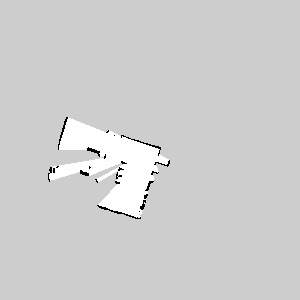
#> input picture src/slam/images/map.pgm, 300 x 300 px
$ python map_similarity_calibration_click.py --input images/map.pgm
#> lines starting #> are read from the running program, lines starting #| are printed output that depends on the picture; after the words box and inside, x2 and y2 are one past the last pixel; in counts of white or black regions, pixels touching at a corner belong together
#> in main, image is the input picture: shape (300, 300); min 0, max 254, mean 206.6
#!/usr/bin/env python3
"""
map_similarity_calibration_click.py

Calibra un mapa SLAM usando rototraslación con escala uniforme.

Este enfoque está pensado para mapas generados por SLAM que ya tienen vista superior.
No usa homografía ni fuerza 4 puntos manuales, para evitar deformaciones.

Clicks necesarios:
    1) origin_0_0:
       esquina física elegida como (0.0, 0.0)

    2) x_axis_end:
       punto sobre el eje X positivo, correspondiente a (track_width_m, 0.0)
       Por default: (4.84, 0.0)

    3) y_side_hint:
       cualquier punto hacia el lado donde debe crecer Y positivo.
       No tiene que ser esquina exacta; solo indica hacia qué lado construir el rectángulo.

El script:
- Calcula escala uniforme px/m.
- Calcula ejes ortogonales X/Y.
- Construye un rectángulo ideal de 4.84 x 3.67 m.
- Recorta la imagen tomando el rectángulo principal + margen en metros.
- Guarda YAML de calibración.
- Guarda imagen preview anotada.
- Guarda imagen recortada.

Uso:
    python3 map_similarity_calibration_click.py \
        --input src/slam/images/map_oriented.png \
        --output-yaml src/slam/config/map_similarity_calibration.yaml \
        --output-image src/slam/images/map_similarity_preview.png \
        --output-crop src/slam/images/map_similarity_crop.png \
        --margin-m 1.0

Controles:
    u -> deshacer último punto
    r -> reiniciar puntos
    s -> guardar calibración y recorte
    q -> salir sin guardar
"""

import argparse
from pathlib import Path

import cv2
import numpy as np
import yaml


TRACK_WIDTH_M = 4.84
TRACK_HEIGHT_M = 3.67
DEFAULT_MARGIN_M = 1.0

POINT_NAMES = [
    "origin_0_0",
    "x_axis_end",
    "y_side_hint",
]


# [94 lines left out: functions normalize, compute_similarity_calibration, image_to_world_xy, not called in this run]


def world_to_image_xy(x_m, y_m, origin_px, vx, vy, scale_px_per_m):
    p = origin_px + scale_px_per_m * (x_m * vx + y_m * vy)
    return np.array([float(p[0]), float(p[1])], dtype=np.float64)


# [65 lines left out: functions crop_rotated_region, draw_poly, not called in this run]


def draw_preview(image, points, calibration=None):
    if len(image.shape) == 2:
        vis = cv2.cvtColor(image, cv2.COLOR_GRAY2BGR)
    else:
        vis = image.copy()

    for i, (x, y) in enumerate(points):
        cv2.circle(vis, (int(x), int(y)), 5, (0, 0, 255), -1)
        cv2.putText(
            vis,
            f"{i + 1}: {POINT_NAMES[i]}",
            (int(x) + 8, int(y) - 8),
            cv2.FONT_HERSHEY_SIMPLEX,
            0.45,
            (0, 0, 255),
            1,
            cv2.LINE_AA,
        )

    if calibration is not None:
        draw_poly(vis, calibration["rectangle_px"], (0, 255, 255), 2)
        draw_poly(vis, calibration["crop_px"], (255, 0, 255), 2)

        origin = calibration["origin_px"]
        vx = calibration["vx"]
        vy = calibration["vy"]
        scale = calibration["scale_px_per_m"]

        x_arrow = origin + 0.75 * scale * vx
        y_arrow = origin + 0.75 * scale * vy

        cv2.arrowedLine(
            vis,
            tuple(np.round(origin).astype(int)),
            tuple(np.round(x_arrow).astype(int)),
            (0, 255, 0),
            2,
            tipLength=0.2,
        )
        cv2.putText(
            vis,
            "X+",
            tuple(np.round(x_arrow).astype(int)),
            cv2.FONT_HERSHEY_SIMPLEX,
            0.6,
            (0, 255, 0),
            2,
            cv2.LINE_AA,
        )

        cv2.arrowedLine(
            vis,
            tuple(np.round(origin).astype(int)),
            tuple(np.round(y_arrow).astype(int)),
            (255, 0, 0),
            2,
            tipLength=0.2,
        )
        cv2.putText(
            vis,
            "Y+",
            tuple(np.round(y_arrow).astype(int)),
            cv2.FONT_HERSHEY_SIMPLEX,
            0.6,
            (255, 0, 0),
            2,
            cv2.LINE_AA,
        )

    help_text = [
        "Click 3 points:",
        "1 origin_0_0 = (0,0)",
        "2 x_axis_end = (4.84,0)",
        "3 y_side_hint = side where Y grows",
        "yellow: main 4.84x3.67m | magenta: crop + margin",
        "u: undo | r: reset | s: save | q: quit",
    ]

    y0 = 25
    for line in help_text:
        cv2.putText(
            vis,
            line,
            (15, y0),
            cv2.FONT_HERSHEY_SIMPLEX,
            0.48,
            (255, 0, 0),
            1,
            cv2.LINE_AA,
        )
        y0 += 22
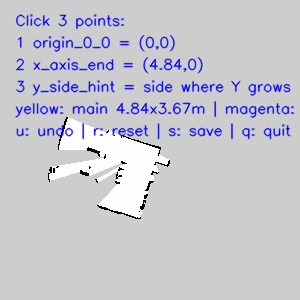
#> vis: shape (300, 300, 3); 8.35% of pixels changed, all inside (x1, y1, x2, y2) = (15, 14, 295, 140)
#> after the loop, y0 = 157

    return vis


# [68 lines left out: function build_yaml, not called in this run]


class SimilarityCalibrator:
    def __init__(self, image, width_m, height_m, margin_m):
        self.image = image
        self.width_m = width_m
        self.height_m = height_m
        self.margin_m = margin_m
        self.points = []
        self.window_name = "Similarity Map Calibration"

    # [7 lines left out: function mouse_callback, not called in this run]

    def run(self):
        cv2.namedWindow(self.window_name, cv2.WINDOW_NORMAL)
        cv2.setMouseCallback(self.window_name, self.mouse_callback)

        print("\nSelecciona 3 puntos:")
        print("  1) origin_0_0")
        print("  2) x_axis_end, punto que representa 4.84 m sobre X+")
        print("  3) y_side_hint, cualquier punto hacia donde debe crecer Y+")
        print("\nTeclas:")
        print("  u -> deshacer último punto")
        print("  r -> reiniciar")
        print("  s -> guardar")
        print("  q -> salir\n")

        while True:
            calibration = None
            if len(self.points) == 3:
                try:
                    calibration = compute_similarity_calibration(
                        self.points,
                        self.width_m,
                        self.height_m,
                        self.margin_m,
                    )
                except Exception as e:
                    print(f"No se pudo calcular preview: {e}")

            vis = draw_preview(self.image, self.points, calibration)
            cv2.imshow(self.window_name, vis)
            key = cv2.waitKey(20) & 0xFF
#> (key q is pressed here)

            if key == ord("u"):
                if self.points:
                    removed = self.points.pop()
                    print(f"Punto eliminado: {removed}")

            elif key == ord("r"):
                self.points = []
                print("Puntos reiniciados.")

            elif key == ord("s"):
                if len(self.points) != 3:
                    print("Necesitas seleccionar exactamente 3 puntos antes de guardar.")
                    continue
                break

            elif key == ord("q"):
                self.points = []
                break

        cv2.destroyAllWindows()
        return self.points


def main():
    parser = argparse.ArgumentParser(
        description="Calibración por rototraslación + escala uniforme para mapa SLAM."
    )
    parser.add_argument("--input", required=True, help="Imagen de mapa orientada.")
    parser.add_argument("--output-yaml", default="map_similarity_calibration.yaml")
    parser.add_argument("--output-image", default=None, help="Preview anotado.")
    parser.add_argument("--output-crop", default=None, help="Imagen recortada y alineada.")
    parser.add_argument("--width-m", type=float, default=TRACK_WIDTH_M)
    parser.add_argument("--height-m", type=float, default=TRACK_HEIGHT_M)
    parser.add_argument("--margin-m", type=float, default=DEFAULT_MARGIN_M)
    args = parser.parse_args()

    input_path = Path(args.input).expanduser().resolve()
    output_yaml = Path(args.output_yaml).expanduser().resolve()

    if args.output_image is None:
        output_image = input_path.with_name(input_path.stem + "_similarity_preview.png")
    else:
        output_image = Path(args.output_image).expanduser().resolve()

    if args.output_crop is None:
        output_crop = input_path.with_name(input_path.stem + "_similarity_crop.png")
    else:
        output_crop = Path(args.output_crop).expanduser().resolve()

    image = cv2.imread(str(input_path), cv2.IMREAD_UNCHANGED)
    if image is None:
        raise RuntimeError(f"No se pudo leer la imagen: {input_path}")

    calibrator = SimilarityCalibrator(
        image=image,
        width_m=args.width_m,
        height_m=args.height_m,
        margin_m=args.margin_m,
    )

    points = calibrator.run()
#> points = []

    if len(points) != 3:
        print("No se guardó calibración porque no se seleccionaron 3 puntos.")
        return

    calibration = compute_similarity_calibration(
        points,
        args.width_m,
        args.height_m,
        args.margin_m,
    )

    crop_width_m = args.width_m + 2.0 * args.margin_m
    crop_height_m = args.height_m + 2.0 * args.margin_m

    cropped, crop_matrix = crop_rotated_region(
        image,
        calibration,
        crop_width_m,
        crop_height_m,
    )

    yaml_data = build_yaml(
        calibration=calibration,
        image_shape=image.shape,
        width_m=args.width_m,
        height_m=args.height_m,
        margin_m=args.margin_m,
        crop_matrix=crop_matrix,
    )

    preview = draw_preview(image, points, calibration)

    output_yaml.parent.mkdir(parents=True, exist_ok=True)
    output_image.parent.mkdir(parents=True, exist_ok=True)
    output_crop.parent.mkdir(parents=True, exist_ok=True)

    with open(output_yaml, "w", encoding="utf-8") as f:
        yaml.safe_dump(yaml_data, f, sort_keys=False, allow_unicode=True)

    cv2.imwrite(str(output_image), preview)
    cv2.imwrite(str(output_crop), cropped)

    print("\nCalibración guardada correctamente.")
    print(f"YAML: {output_yaml}")
    print(f"Preview: {output_image}")
    print(f"Crop: {output_crop}")
    print("\nParámetros clave:")
    print(f"  scale_px_per_m: {calibration['scale_px_per_m']:.6f}")
    print(f"  meters_per_pixel: {calibration['meters_per_pixel']:.6f}")
    print(f"  crop size meters: {crop_width_m:.2f} x {crop_height_m:.2f}")
    print(f"  crop size pixels: {cropped.shape[1]} x {cropped.shape[0]}")

    print("\nPrueba rápida:")
    for px, py in points:
        x_m, y_m = image_to_world_xy(
            px,
            py,
            calibration["origin_px"],
            calibration["vx"],
            calibration["vy"],
            calibration["scale_px_per_m"],
        )
        print(f"  pixel=({px:.1f}, {py:.1f}) -> world=({x_m:.3f}, {y_m:.3f}) m")


if __name__ == "__main__":
    main()

$ run again, on src/slam/images/map.png
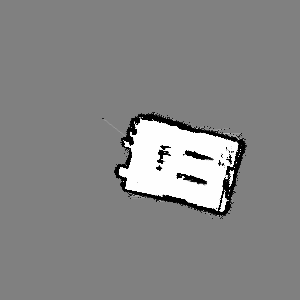
#> input picture src/slam/images/map.png, 300 x 300 px
#> in main, image is the input picture: shape (300, 300); min 0, max 254, mean 133.9
#> after the loop in draw_preview, `for line in help_text:`:
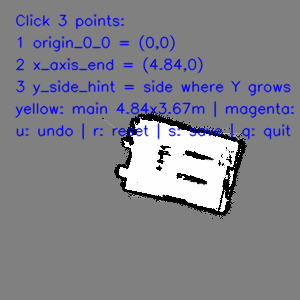
#> vis: shape (300, 300, 3); 8.35% of pixels changed, all inside (x1, y1, x2, y2) = (15, 14, 295, 140)
#> after the loop in draw_preview, `for line in help_text:`: y0 = 157
#> points = []
